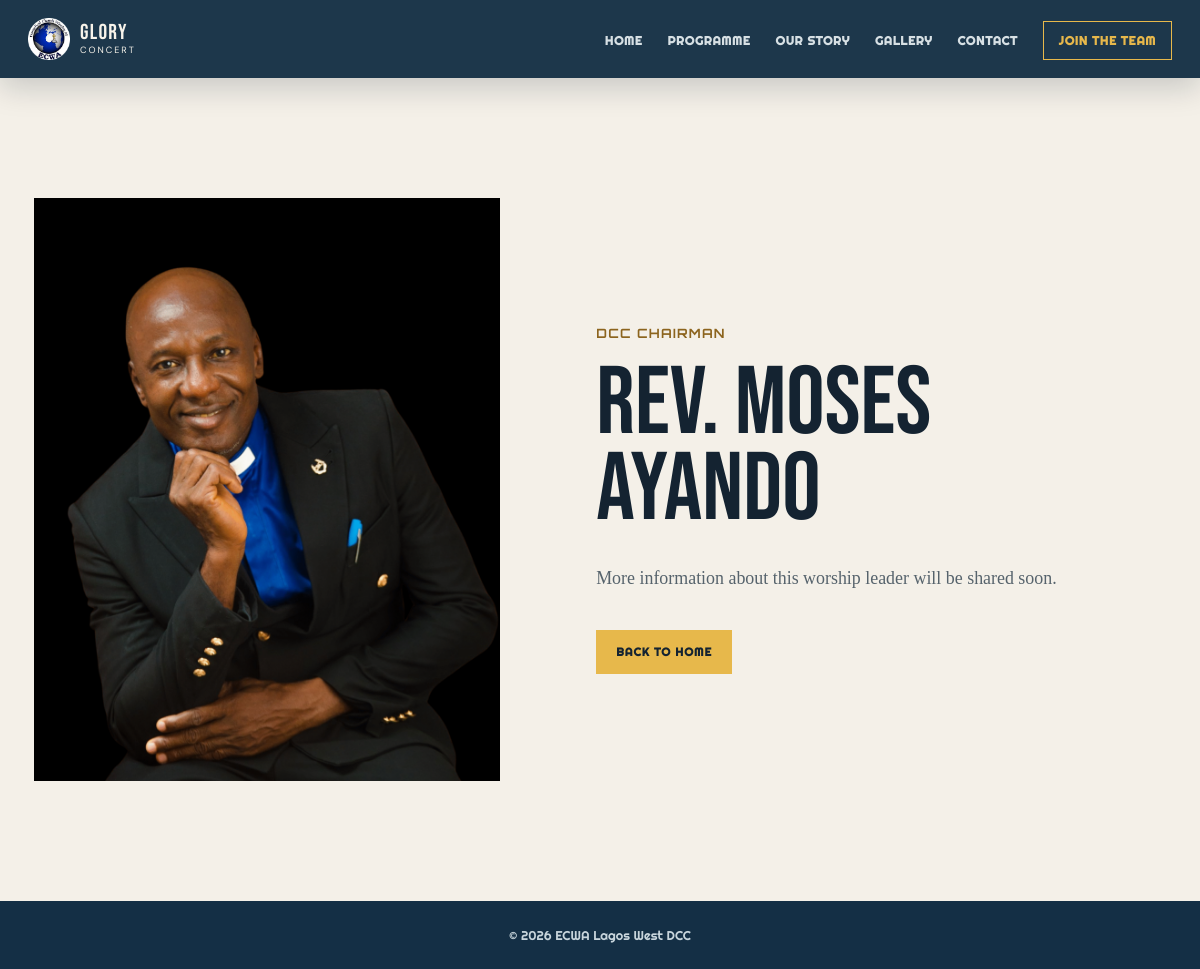
Page /minister/4 on the committed database.
### tables this page shows
CREATE TABLE ministers (
            id INTEGER PRIMARY KEY AUTOINCREMENT,
            name TEXT NOT NULL,
            role TEXT NOT NULL,
            image TEXT NOT NULL
        , slug TEXT, bio TEXT);

### app.py (the view)
@app.route('/minister/<int:minister_id>')
def minister_profile(minister_id):
    minister = get_db().execute('SELECT * FROM ministers WHERE id=?', (minister_id,)).fetchone()
    if minister is None:
        abort(404)
    return render_template('minister-profile.html', minister=minister)

### app.py (called while the page is built)
def ensure_column(db, table, column, definition):
    columns = {row[1] for row in db.execute(f'PRAGMA table_info({table})')}
    if column not in columns:
        db.execute(f'ALTER TABLE {table} ADD COLUMN {column} {definition}')

@app.before_request
def protect_requests():
    if request.method == 'POST':
        now = monotonic()
        address = request.remote_addr or 'unknown'
        recent = [stamp for stamp in rate_limit_store.get(address, []) if now - stamp < RATE_LIMIT_WINDOW]
        if len(recent) >= RATE_LIMIT_MAX_REQUESTS:
            return jsonify(success=False, message='Too many requests. Please try again shortly.'), 429
        recent.append(now)
        rate_limit_store[address] = recent
        session_token = session.get('_csrf_token')
        supplied = request.form.get('_csrf_token') or request.headers.get('X-CSRF-Token')
        if not session_token or supplied != session_token:
            return jsonify(success=False, message='Invalid security token.'), 400

@app.teardown_appcontext
def close_connection(exception):
    db = getattr(g, '_database', None)
    if db is not None: db.close()

@app.after_request
def add_security_headers(response):
    response.headers.setdefault('X-Content-Type-Options', 'nosniff')
    response.headers.setdefault('X-Frame-Options', 'SAMEORIGIN')
    response.headers.setdefault('Referrer-Policy', 'strict-origin-when-cross-origin')
    response.headers.setdefault('Permissions-Policy', 'camera=(), microphone=(), geolocation=()')
    return response

### templates/minister-profile.html (shortened to what this page needs)
<!doctype html>
<html lang="en">
<head>
    <link rel="stylesheet" href="{{ url_for('static', filename='style.css') }}">
    <link rel="stylesheet" href="https://unpkg.com/aos@2.3.1/dist/aos.css">
</head>
<body class="clean-page">
    <nav class="site-nav">
        <div class="site-nav-inner">
            <a class="site-brand" href="{{ url_for('index') }}"><img src="{{ url_for('static', filename='images/ECWA LOGO-modified.png') }}" alt="ECWA logo"><span>GLORY<small>CONCERT</small></span></a>
            <ul class="site-menu">
                <li><a href="{{ url_for('index') }}">Home</a></li>
                <li><a href="{{ url_for('events') }}">Programme</a></li>
                <li><a href="{{ url_for('about') }}">Our story</a></li>
                <li><a href="{{ url_for('gallery_page') }}">Gallery</a></li>
                <li><a href="{{ url_for('contact') }}">Contact</a></li>
                <li><a class="nav-cta" href="{{ url_for('volunteer') }}">Join the team</a></li>
            </ul>
        </div>
    </nav>
    <main class="minister-profile-page" data-aos="fade-up">
        <div class="minister-profile-image"><img src="{{ url_for('static', filename='images/' ~ minister.image) }}" alt="{{ minister.name }}"></div>
        <div class="minister-profile-copy">
            <p class="minister-profile-role">{{ minister.role }}</p>
            <h1>{{ minister.name }}</h1>
            <div class="minister-profile-bio">{{ minister.bio or 'More information about this worship leader will be shared soon.' }}</div>
            <a class="button button-gold" href="{{ url_for('index') }}">Back to home</a>
        </div>
    </main>
    <footer class="simple-footer"><p>&copy; 2026 ECWA Lagos West DCC</p></footer>
</body>
</html>

### static/style.css (style rules this page uses)
* { margin: 0; padding: 0; box-sizing: border-box; }
html { scroll-behavior: smooth; }
body { font-family: 'Righteous', cursive; background: #191970; color: #FFFFFF; overflow-x: hidden; min-height: 100vh; padding-top: var(--navbar-height); }
img, video, iframe { max-width: 100%; height: auto; }
:root { --navbar-height: 70px; }
p { font-size: 1.2rem; line-height: 1.6; margin-bottom: 20px; }
@media (max-width: 1200px) { p { font-size: 1.1rem; } }
:root { --surface: #10243a; --surface-raised: #17334d; --ink-muted: #b6c7d6; --accent: #e7b84b; }
body { background: #081827; color: #f5f7f9; }
.site-nav { background: rgba(20, 47, 69, 0.96); box-shadow: 0 10px 30px rgba(8, 24, 39, 0.18); color: #f7f3ea; left: 0; position: sticky; right: 0; top: 0; z-index: 20; }
.site-nav-inner { align-items: center; display: flex; justify-content: space-between; margin: 0 auto; max-width: 1240px; min-height: 78px; padding: 0 28px; }
.site-brand { align-items: center; color: #f7f3ea; display: inline-flex; font-family: 'Bebas Neue', sans-serif; font-size: 1.35rem; gap: 10px; letter-spacing: 0.06em; line-height: 0.8; text-decoration: none; }
.site-brand img { height: 42px; object-fit: contain; width: 42px; }
.site-brand small { display: block; font-family: 'DM Sans', sans-serif; font-size: 0.42em; letter-spacing: 0.22em; margin-top: 5px; }
.site-menu { align-items: center; display: flex; gap: 25px; list-style: none; margin: 0; padding: 0; }
.site-menu a { color: #d7e0e4; font-size: 0.76rem; font-weight: 700; letter-spacing: 0.06em; text-decoration: none; text-transform: uppercase; }
.site-menu .nav-cta { border: 1px solid #e7b84b; color: #e7b84b; padding: 11px 15px; }
.button { display: inline-block; font-size: 0.72rem; font-weight: 700; letter-spacing: 0.08em; padding: 15px 20px; text-decoration: none; text-transform: uppercase; }
.button-gold { background: #e7b84b; color: #142331; }
.clean-page { background: #f4f0e8; color: #142331; padding-top: 0; }
.minister-profile-page { display: grid; grid-template-columns: minmax(280px, 0.9fr) minmax(0, 1.1fr); gap: clamp(36px, 8vw, 110px); margin: 0 auto; max-width: 1180px; min-height: 72vh; padding: clamp(56px, 10vw, 140px) 24px; align-items: center; }
.minister-profile-image img { aspect-ratio: 4 / 5; display: block; object-fit: cover; width: 100%; }
.minister-profile-role { color: #8c641e; font-family: 'Orbitron', monospace; font-size: 0.8rem; font-weight: 700; letter-spacing: 0.1em; margin: 18px 0; text-transform: uppercase; }
.minister-profile-copy h1 { color: #142331; font-family: 'Bebas Neue', sans-serif; font-size: clamp(3.4rem, 8vw, 7rem); font-weight: 400; line-height: 0.9; margin: 0 0 28px; }
.minister-profile-bio { color: #56636c; font-family: Georgia, serif; font-size: 1.12rem; line-height: 1.85; margin-bottom: 34px; max-width: 620px; white-space: pre-line; }
.simple-footer { background: #142f45; color: #c8d5dc; padding: 24px; text-align: center; }
.simple-footer p { font-size: 0.8rem; margin: 0; }

### rows in the picture
ministers: image (picture), role "DCC CHAIRMAN", name "Rev. Moses Ayando"
